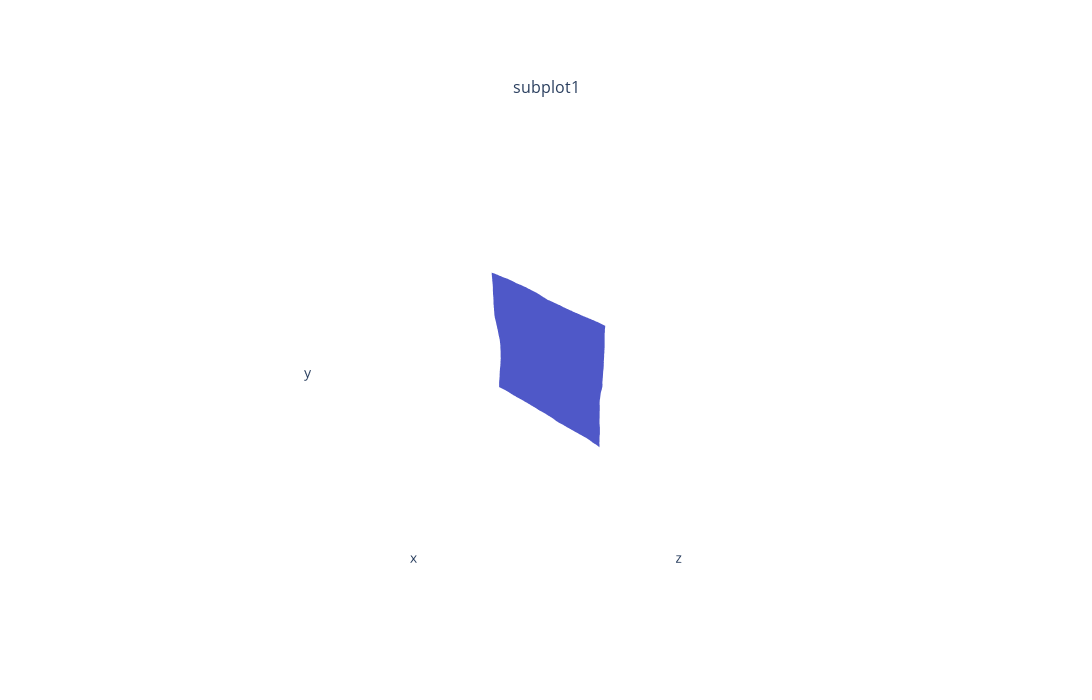

Notebook cell for this chart:
### Code cell
# Render the plotly figure
fig = plot_scene({"subplot1": {"map_mesh": mesh}})
fig.update_layout(width=1200, height=700, scene=dict(aspectmode="cube"))
fig.update_layout(
    scene=dict(
        xaxis=dict(showgrid=True, showbackground=True),
        yaxis=dict(showgrid=True, showbackground=True),
        zaxis=dict(showgrid=True, showbackground=True),
    )
)
fig.show()

### Figure 1 — Plotly figure (JSON) as saved in the notebook; plotly's stock layout.template omitted (floating-point values rounded to 4 significant figures; data arrays with more than 128 entries replaced by an {"elided": "..."} marker saying what was removed)
{"data": [{"i": {"elided": "64082 int values"}, "j": {"elided": "64082 int values"}, "k": {"elided": "64082 int values"}, "lighting": {"ambient": 0.8, "diffuse": 1, "facenormalsepsilon": 1e-06, "fresnel": 0, "roughness": 0.5, "specular": 0, "vertexnormalsepsilon": 1e-12}, "name": "map_mesh", "scene": "scene", "type": "mesh3d", "x": {"elided": "32400 float values"}, "y": {"elided": "32400 float values"}, "z": {"elided": "32400 float values"}}], "layout": {"annotations": [{"font": {"size": 16}, "showarrow": false, "text": "subplot1", "x": 0.5, "xanchor": "center", "xref": "paper", "y": 1, "yanchor": "bottom", "yref": "paper"}], "height": 700, "scene": {"aspectmode": "cube", "camera": {"up": {"x": 0, "y": 1, "z": 0}}, "domain": {"x": [0, 1], "y": [0, 1]}, "xaxis": {"backgroundcolor": "#fff", "range": [-26.85, 26.85], "showaxeslabels": false, "showbackground": true, "showgrid": true, "showline": false, "showticklabels": false, "ticks": "", "zeroline": false}, "yaxis": {"backgroundcolor": "#fff", "range": [-26.85, 26.85], "showaxeslabels": false, "showbackground": true, "showgrid": true, "showline": false, "showticklabels": false, "ticks": "", "zeroline": false}, "zaxis": {"backgroundcolor": "#fff", "range": [-25.32, 28.38], "showaxeslabels": false, "showbackground": true, "showgrid": true, "showline": false, "showticklabels": false, "ticks": "", "zeroline": false}}, "width": 1200}}
